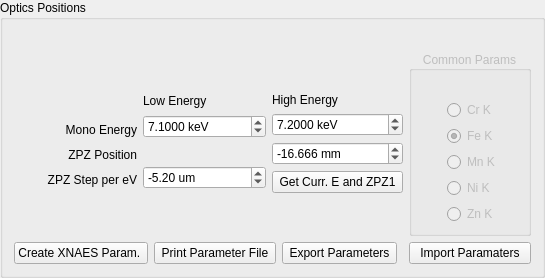
                 <widget class="QGroupBox" name="gb_xanes_align">
                  <property name="styleSheet">
                   <string notr="true"/>
                  </property>
                  <property name="title">
                   <string>Optics Positions</string>
                  </property>
                  <layout class="QGridLayout" name="gridLayout_37">
                   <item row="1" column="0" colspan="4">
                    <layout class="QGridLayout" name="gridLayout_19">
                     <item row="0" column="0">
                      <layout class="QVBoxLayout" name="verticalLayout_4">
                       <item>
                        <widget class="QLabel" name="label_41">
                         <property name="sizePolicy">
                          <sizepolicy hsizetype="Preferred" vsizetype="Fixed">
                           <horstretch>0</horstretch>
                           <verstretch>0</verstretch>
                          </sizepolicy>
                         </property>
                         <property name="text">
                          <string/>
                         </property>
                        </widget>
                       </item>
                       <item>
                        <widget class="QLabel" name="label_25">
                         <property name="sizePolicy">
                          <sizepolicy hsizetype="Preferred" vsizetype="Fixed">
                           <horstretch>0</horstretch>
                           <verstretch>0</verstretch>
                          </sizepolicy>
                         </property>
                         <property name="text">
                          <string>Mono Energy</string>
                         </property>
                         <property name="alignment">
                          <set>Qt::AlignRight|Qt::AlignTrailing|Qt::AlignVCenter</set>
                         </property>
                        </widget>
                       </item>
                       <item>
                        <widget class="QLabel" name="label_28">
                         <property name="sizePolicy">
                          <sizepolicy hsizetype="Preferred" vsizetype="Fixed">
                           <horstretch>0</horstretch>
                           <verstretch>0</verstretch>
                          </sizepolicy>
                         </property>
                         <property name="text">
                          <string>ZPZ Position</string>
                         </property>
                         <property name="alignment">
                          <set>Qt::AlignRight|Qt::AlignTrailing|Qt::AlignVCenter</set>
                         </property>
                        </widget>
                       </item>
                       <item>
                        <widget class="QLabel" name="label_111">
                         <property name="sizePolicy">
                          <sizepolicy hsizetype="Preferred" vsizetype="Fixed">
                           <horstretch>0</horstretch>
                           <verstretch>0</verstretch>
                          </sizepolicy>
                         </property>
                         <property name="text">
                          <string>ZPZ Step per eV</string>
                         </property>
                         <property name="alignment">
                          <set>Qt::AlignRight|Qt::AlignTrailing|Qt::AlignVCenter</set>
                         </property>
                        </widget>
                       </item>
                      </layout>
                     </item>
                     <item row="0" column="1">
                      <layout class="QGridLayout" name="gridLayout_11">
                       <item row="2" column="0">
                        <widget class="QLabel" name="label_87">
                         <property name="sizePolicy">
                          <sizepolicy hsizetype="Preferred" vsizetype="Fixed">
                           <horstretch>0</horstretch>
                           <verstretch>0</verstretch>
                          </sizepolicy>
                         </property>
                         <property name="text">
                          <string/>
                         </property>
                        </widget>
                       </item>
                       <item row="0" column="0">
                        <widget class="QLabel" name="label_23">
                         <property name="sizePolicy">
                          <sizepolicy hsizetype="Preferred" vsizetype="Fixed">
                           <horstretch>0</horstretch>
                           <verstretch>0</verstretch>
                          </sizepolicy>
                         </property>
                         <property name="text">
                          <string>Low Energy</string>
                         </property>
                        </widget>
                       </item>
                       <item row="3" column="0">
                        <widget class="QDoubleSpinBox" name="dsb_zpz_slope">
                         <property name="suffix">
                          <string> um</string>
                         </property>
                         <property name="decimals">
                          <number>2</number>
                         </property>
                         <property name="minimum">
                          <double>-100.000000000000000</double>
                         </property>
                         <property name="maximum">
                          <double>100.000000000000000</double>
                         </property>
                         <property name="singleStep">
                          <double>10.000000000000000</double>
                         </property>
                         <property name="value">
                          <double>-5.200000000000000</double>
                         </property>
                        </widget>
                       </item>
                       <item row="1" column="0">
                        <widget class="QDoubleSpinBox" name="dsb_monoe_l">
                         <property name="suffix">
                          <string> keV</string>
                         </property>
                         <property name="decimals">
                          <number>4</number>
                         </property>
                         <property name="minimum">
                          <double>4.000000000000000</double>
                         </property>
                         <property name="maximum">
                          <double>20.000000000000000</double>
                         </property>
                         <property name="singleStep">
                          <double>0.100000000000000</double>
                         </property>
                         <property name="value">
                          <double>7.100000000000000</double>
                         </property>
                        </widget>
                       </item>
                      </layout>
                     </item>
                     <item row="0" column="2">
                      <layout class="QVBoxLayout" name="verticalLayout_3">
                       <item>
                        <widget class="QLabel" name="label_24">
                         <property name="sizePolicy">
                          <sizepolicy hsizetype="Preferred" vsizetype="Fixed">
                           <horstretch>0</horstretch>
                           <verstretch>0</verstretch>
                          </sizepolicy>
                         </property>
                         <property name="text">
                          <string>High Energy</string>
                         </property>
                        </widget>
                       </item>
                       <item>
                        <widget class="QDoubleSpinBox" name="dsb_monoe_h">
                         <property name="suffix">
                          <string> keV</string>
                         </property>
                         <property name="decimals">
                          <number>4</number>
                         </property>
                         <property name="minimum">
                          <double>4.000000000000000</double>
                         </property>
                         <property name="maximum">
                          <double>20.000000000000000</double>
                         </property>
                         <property name="singleStep">
                          <double>0.100000000000000</double>
                         </property>
                         <property name="value">
                          <double>7.200000000000000</double>
                         </property>
                        </widget>
                       </item>
                       <item>
                        <widget class="QDoubleSpinBox" name="dsb_zpz_h">
                         <property name="suffix">
                          <string> mm</string>
                         </property>
                         <property name="decimals">
                          <number>3</number>
                         </property>
                         <property name="minimum">
                          <double>-100.000000000000000</double>
                         </property>
                         <property name="maximum">
                          <double>100.000000000000000</double>
                         </property>
                         <property name="singleStep">
                          <double>10.000000000000000</double>
                         </property>
                         <property name="value">
                          <double>-16.666000000000000</double>
                         </property>
                        </widget>
                       </item>
                       <item>
                        <widget class="QPushButton" name="pb_fill_E_ZPZ1">
                         <property name="text">
                          <string> Get Curr. E and ZPZ1 </string>
                         </property>
                        </widget>
                       </item>
                      </layout>
                     </item>
                    </layout>
                   </item>
                   <item row="3" column="0">
                    <widget class="QPushButton" name="pb_gen_elist">
                     <property name="sizePolicy">
                      <sizepolicy hsizetype="Preferred" vsizetype="Fixed">
                       <horstretch>0</horstretch>
                       <verstretch>0</verstretch>
                      </sizepolicy>
                     </property>
                     <property name="styleSheet">
                      <string notr="true"/>
                     </property>
                     <property name="text">
                      <string>Create XNAES Param. </string>
                     </property>
                    </widget>
                   </item>
                   <item row="0" column="0">
                    <widget class="QLabel" name="label_55">
                     <property name="text">
                      <string/>
                     </property>
                    </widget>
                   </item>
                   <item row="1" column="4">
                    <widget class="QGroupBox" name="groupBox_6">
                     <property name="enabled">
                      <bool>false</bool>
                     </property>
                     <property name="sizePolicy">
                      <sizepolicy hsizetype="Preferred" vsizetype="Preferred">
                       <horstretch>0</horstretch>
                       <verstretch>0</verstretch>
                      </sizepolicy>
                     </property>
                     <property name="title">
                      <string>Common Params</string>
                     </property>
                     <property name="alignment">
                      <set>Qt::AlignCenter</set>
                     </property>
                     <layout class="QGridLayout" name="gridLayout_15">
                      <property name="leftMargin">
                       <number>35</number>
                      </property>
                      <item row="5" column="0">
                       <widget class="QRadioButton" name="radioButton_4">
                        <property name="text">
                         <string>Mn K</string>
                        </property>
                       </widget>
                      </item>
                      <item row="6" column="0">
                       <widget class="QRadioButton" name="radioButton_2">
                        <property name="text">
                         <string>Ni K</string>
                        </property>
                       </widget>
                      </item>
                      <item row="4" column="0">
                       <widget class="QRadioButton" name="radioButton">
                        <property name="text">
                         <string>Fe K</string>
                        </property>
                        <property name="checked">
                         <bool>true</bool>
                        </property>
                       </widget>
                      </item>
                      <item row="2" column="0">
                       <widget class="QRadioButton" name="radioButton_3">
                        <property name="text">
                         <string>Cr K</string>
                        </property>
                       </widget>
                      </item>
                      <item row="7" column="0">
                       <widget class="QRadioButton" name="radioButton_5">
                        <property name="text">
                         <string>Zn K</string>
                        </property>
                       </widget>
                      </item>
                      <item row="1" column="0">
                       <widget class="QLabel" name="label_121">
                        <property name="text">
                         <string/>
                        </property>
                       </widget>
                      </item>
                     </layout>
                    </widget>
                   </item>
                   <item row="3" column="2">
                    <widget class="QPushButton" name="pushButton_4">
                     <property name="sizePolicy">
                      <sizepolicy hsizetype="Preferred" vsizetype="Fixed">
                       <horstretch>0</horstretch>
                       <verstretch>0</verstretch>
                      </sizepolicy>
                     </property>
                     <property name="text">
                      <string> Export Parameters </string>
                     </property>
                    </widget>
                   </item>
                   <item row="3" column="4">
                    <widget class="QPushButton" name="pushButton_5">
                     <property name="sizePolicy">
                      <sizepolicy hsizetype="Preferred" vsizetype="Fixed">
                       <horstretch>0</horstretch>
                       <verstretch>0</verstretch>
                      </sizepolicy>
                     </property>
                     <property name="text">
                      <string>Import Paramaters</string>
                     </property>
                    </widget>
                   </item>
                   <item row="3" column="1">
                    <widget class="QPushButton" name="pb_print_xanes_param">
                     <property name="text">
                      <string> Print Parameter File </string>
                     </property>
                    </widget>
                   </item>
                  </layout>
                 </widget>
